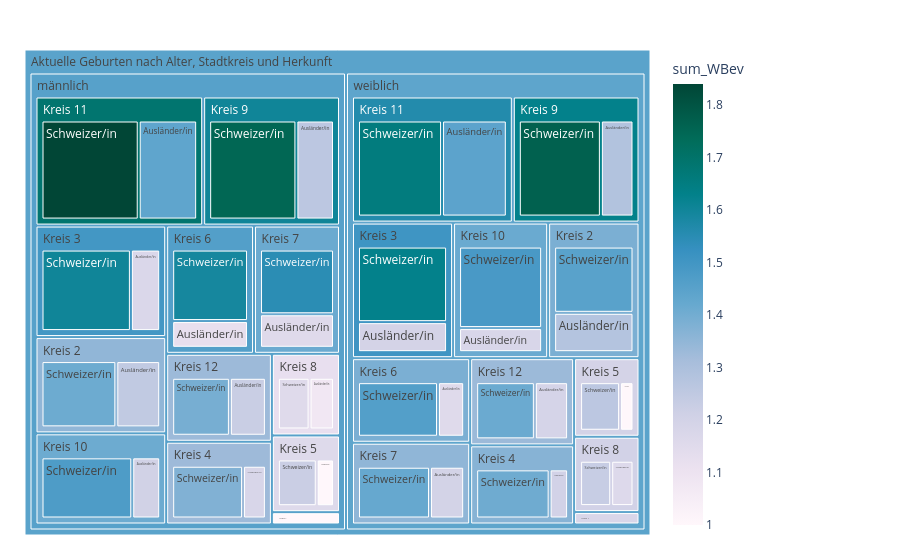

Notebook code for this chart:
### Code cell
fig = px.treemap(myTreemapAgg.reset_index()
                 , path=[px.Constant("Aktuelle Geburten nach Alter, Stadtkreis und Herkunft"), 'SexLang','KreisLang','HerkunftLang']
                 , values='sum_WBev'
                 , color='sum_WBev'
                 ## bei discrete scales (bei Klassen und Strings):                 
                 #, color_discrete_map={'(?)':'lightgrey','EVP':'gold', 'SP':'#FF3030', 'PdA':'#EE3B3B', 'Grüne':'#A2CD5A','GLP':'#CAFF70','Die Mitte':'orange','FDP':'#104E8B','AL':'deeppink','SVP':'forestgreen', 'FL ZÜRI':'#8B864E','Volt':'#lightblue' }                
                 ## bei continuous scales (bei Zahlenwerten):
                , color_continuous_scale='PuBuGn'
                #, color_continuous_midpoint=np.average(myTreemapAgg['sum_WBev'], weights=myTreemapAgg['sum_WBev']) 
                 #,height=400
                 #,width=1500
                )
fig.update_traces(root_color="grey")
fig.update_layout(margin = dict(t=50, l=25, r=250, b=25))#, title="WBev nach Alter, Stadtkreis und Herkunft")
fig.show()

### Figure 1 — Plotly figure (JSON) as saved in the notebook; plotly's stock layout.template omitted (floating-point values rounded to 4 significant figures)
{"data": [{"branchvalues": "total", "customdata": [[1], [1.133], [1.205], [1.179], [1.437], [1.444], [1.228], [1.19], [1.247], [1.28], [1.173], [1.196], [1.18], [1.203], [1], [1], [1.125], [1.155], [1.153], [1.2], [1.079], [1.163], [1.261], [1.284], [1], [1.211], [1.474], [1.486], [1.84], [1.656], [1.393], [1.413], [1.411], [1.449], [1.603], [1.629], [1.377], [1.407], [1.225], [1.261], [1.591], [1.463], [1.548], [1.423], [1.153], [1.233], [1.75], [1.766], [1], [1.176], [1.41], [1.416], [1.689], [1.564], [1.33], [1.332], [1.35], [1.386], [1.497], [1.506], [1.329], [1.366], [1.156], [1.195], [1.464], [1.388], [1.413], [1.351], [1.121], [1.204], [1.602], [1.629], [1.455], [1.439], [1.447]], "domain": {"x": [0, 1], "y": [0, 1]}, "hovertemplate": "labels=%{label}<br>sum_WBev_sum=%{value}<br>parent=%{parent}<br>id=%{id}<br>sum_WBev=%{color}<extra></extra>", "ids": ["Aktuelle Geburten nach Alter, Stadtkreis und Herkunft/männlich/Kreis 1/Ausländer/in", "Aktuelle Geburten nach Alter, Stadtkreis und Herkunft/weiblich/Kreis 1/Ausländer/in", "Aktuelle Geburten nach Alter, Stadtkreis und Herkunft/männlich/Kreis 10/Ausländer/in", "Aktuelle Geburten nach Alter, Stadtkreis und Herkunft/weiblich/Kreis 10/Ausländer/in", "Aktuelle Geburten nach Alter, Stadtkreis und Herkunft/männlich/Kreis 11/Ausländer/in", "Aktuelle Geburten nach Alter, Stadtkreis und Herkunft/weiblich/Kreis 11/Ausländer/in", "Aktuelle Geburten nach Alter, Stadtkreis und Herkunft/männlich/Kreis 12/Ausländer/in", "Aktuelle Geburten nach Alter, Stadtkreis und Herkunft/weiblich/Kreis 12/Ausländer/in", "Aktuelle Geburten nach Alter, Stadtkreis und Herkunft/männlich/Kreis 2/Ausländer/in", "Aktuelle Geburten nach Alter, Stadtkreis und Herkunft/weiblich/Kreis 2/Ausländer/in", "Aktuelle Geburten nach Alter, Stadtkreis und Herkunft/männlich/Kreis 3/Ausländer/in", "Aktuelle Geburten nach Alter, Stadtkreis und Herkunft/weiblich/Kreis 3/Ausländer/in", "Aktuelle Geburten nach Alter, Stadtkreis und Herkunft/männlich/Kreis 4/Ausländer/in", "Aktuelle Geburten nach Alter, Stadtkreis und Herkunft/weiblich/Kreis 4/Ausländer/in", "Aktuelle Geburten nach Alter, Stadtkreis und Herkunft/männlich/Kreis 5/Ausländer/in", "Aktuelle Geburten nach Alter, Stadtkreis und Herkunft/weiblich/Kreis 5/Ausländer/in", "Aktuelle Geburten nach Alter, Stadtkreis und Herkunft/männlich/Kreis 6/Ausländer/in", "Aktuelle Geburten nach Alter, Stadtkreis und Herkunft/weiblich/Kreis 6/Ausländer/in", "Aktuelle Geburten nach Alter, Stadtkreis und Herkunft/männlich/Kreis 7/Ausländer/in", "Aktuelle Geburten nach Alter, Stadtkreis und Herkunft/weiblich/Kreis 7/Ausländer/in", "Aktuelle Geburten nach Alter, Stadtkreis und Herkunft/männlich/Kreis 8/Ausländer/in", "Aktuelle Geburten nach Alter, Stadtkreis und Herkunft/weiblich/Kreis 8/Ausländer/in", "Aktuelle Geburten nach Alter, Stadtkreis und Herkunft/männlich/Kreis 9/Ausländer/in", "Aktuelle Geburten nach Alter, Stadtkreis und Herkunft/weiblich/Kreis 9/Ausländer/in", "Aktuelle Geburten nach Alter, Stadtkreis und Herkunft/männlich/Kreis 1/Schweizer/in", "Aktuelle Geburten nach Alter, Stadtkreis und Herkunft/weiblich/Kreis 1/Schweizer/in", "Aktuelle Geburten nach Alter, Stadtkreis und Herkunft/männlich/Kreis 10/Schweizer/in", "Aktuelle Geburten nach Alter, Stadtkreis und Herkunft/weiblich/Kreis 10/Schweizer/in", "Aktuelle Geburten nach Alter, Stadtkreis und Herkunft/männlich/Kreis 11/Schweizer/in", "Aktuelle Geburten nach Alter, Stadtkreis und Herkunft/weiblich/Kreis 11/Schweizer/in", "Aktuelle Geburten nach Alter, Stadtkreis und Herkunft/männlich/Kreis 12/Schweizer/in", "Aktuelle Geburten nach Alter, Stadtkreis und Herkunft/weiblich/Kreis 12/Schweizer/in", "Aktuelle Geburten nach Alter, Stadtkreis und Herkunft/männlich/Kreis 2/Schweizer/in", "Aktuelle Geburten nach Alter, Stadtkreis und Herkunft/weiblich/Kreis 2/Schweizer/in", "Aktuelle Geburten nach Alter, Stadtkreis und Herkunft/männlich/Kreis 3/Schweizer/in", "Aktuelle Geburten nach Alter, Stadtkreis und Herkunft/weiblich/Kreis 3/Schweizer/in", "Aktuelle Geburten nach Alter, Stadtkreis und Herkunft/männlich/Kreis 4/Schweizer/in", "Aktuelle Geburten nach Alter, Stadtkreis und Herkunft/weiblich/Kreis 4/Schweizer/in", "Aktuelle Geburten nach Alter, Stadtkreis und Herkunft/männlich/Kreis 5/Schweizer/in", "Aktuelle Geburten nach Alter, Stadtkreis und Herkunft/weiblich/Kreis 5/Schweizer/in", "Aktuelle Geburten nach Alter, Stadtkreis und Herkunft/männlich/Kreis 6/Schweizer/in", "Aktuelle Geburten nach Alter, Stadtkreis und Herkunft/weiblich/Kreis 6/Schweizer/in", "Aktuelle Geburten nach Alter, Stadtkreis und Herkunft/männlich/Kreis 7/Schweizer/in", "Aktuelle Geburten nach Alter, Stadtkreis und Herkunft/weiblich/Kreis 7/Schweizer/in", "Aktuelle Geburten nach Alter, Stadtkreis und Herkunft/männlich/Kreis 8/Schweizer/in", "Aktuelle Geburten nach Alter, Stadtkreis und Herkunft/weiblich/Kreis 8/Schweizer/in", "Aktuelle Geburten nach Alter, Stadtkreis und Herkunft/männlich/Kreis 9/Schweizer/in", "Aktuelle Geburten nach Alter, Stadtkreis und Herkunft/weiblich/Kreis 9/Schweizer/in", "Aktuelle Geburten nach Alter, Stadtkreis und Herkunft/männlich/Kreis 1", "Aktuelle Geburten nach Alter, Stadtkreis und Herkunft/weiblich/Kreis 1", "Aktuelle Geburten nach Alter, Stadtkreis und Herkunft/männlich/Kreis 10", "Aktuelle Geburten nach Alter, Stadtkreis und Herkunft/weiblich/Kreis 10", "Aktuelle Geburten nach Alter, Stadtkreis und Herkunft/männlich/Kreis 11", "Aktuelle Geburten nach Alter, Stadtkreis und Herkunft/weiblich/Kreis 11", "Aktuelle Geburten nach Alter, Stadtkreis und Herkunft/männlich/Kreis 12", "Aktuelle Geburten nach Alter, Stadtkreis und Herkunft/weiblich/Kreis 12", "Aktuelle Geburten nach Alter, Stadtkreis und Herkunft/männlich/Kreis 2", "Aktuelle Geburten nach Alter, Stadtkreis und Herkunft/weiblich/Kreis 2", "Aktuelle Geburten nach Alter, Stadtkreis und Herkunft/männlich/Kreis 3", "Aktuelle Geburten nach Alter, Stadtkreis und Herkunft/weiblich/Kreis 3", "Aktuelle Geburten nach Alter, Stadtkreis und Herkunft/männlich/Kreis 4", "Aktuelle Geburten nach Alter, Stadtkreis und Herkunft/weiblich/Kreis 4", "Aktuelle Geburten nach Alter, Stadtkreis und Herkunft/männlich/Kreis 5", "Aktuelle Geburten nach Alter, Stadtkreis und Herkunft/weiblich/Kreis 5", "Aktuelle Geburten nach Alter, Stadtkreis und Herkunft/männlich/Kreis 6", "Aktuelle Geburten nach Alter, Stadtkreis und Herkunft/weiblich/Kreis 6", "Aktuelle Geburten nach Alter, Stadtkreis und Herkunft/männlich/Kreis 7", "Aktuelle Geburten nach Alter, Stadtkreis und Herkunft/weiblich/Kreis 7", "Aktuelle Geburten nach Alter, Stadtkreis und Herkunft/männlich/Kreis 8", "Aktuelle Geburten nach Alter, Stadtkreis und Herkunft/weiblich/Kreis 8", "Aktuelle Geburten nach Alter, Stadtkreis und Herkunft/männlich/Kreis 9", "Aktuelle Geburten nach Alter, Stadtkreis und Herkunft/weiblich/Kreis 9", "Aktuelle Geburten nach Alter, Stadtkreis und Herkunft/männlich", "Aktuelle Geburten nach Alter, Stadtkreis und Herkunft/weiblich", "Aktuelle Geburten nach Alter, Stadtkreis und Herkunft"], "labels": ["Ausländer/in", "Ausländer/in", "Ausländer/in", "Ausländer/in", "Ausländer/in", "Ausländer/in", "Ausländer/in", "Ausländer/in", "Ausländer/in", "Ausländer/in", "Ausländer/in", "Ausländer/in", "Ausländer/in", "Ausländer/in", "Ausländer/in", "Ausländer/in", "Ausländer/in", "Ausländer/in", "Ausländer/in", "Ausländer/in", "Ausländer/in", "Ausländer/in", "Ausländer/in", "Ausländer/in", "Schweizer/in", "Schweizer/in", "Schweizer/in", "Schweizer/in", "Schweizer/in", "Schweizer/in", "Schweizer/in", "Schweizer/in", "Schweizer/in", "Schweizer/in", "Schweizer/in", "Schweizer/in", "Schweizer/in", "Schweizer/in", "Schweizer/in", "Schweizer/in", "Schweizer/in", "Schweizer/in", "Schweizer/in", "Schweizer/in", "Schweizer/in", "Schweizer/in", "Schweizer/in", "Schweizer/in", "Kreis 1", "Kreis 1", "Kreis 10", "Kreis 10", "Kreis 11", "Kreis 11", "Kreis 12", "Kreis 12", "Kreis 2", "Kreis 2", "Kreis 3", "Kreis 3", "Kreis 4", "Kreis 4", "Kreis 5", "Kreis 5", "Kreis 6", "Kreis 6", "Kreis 7", "Kreis 7", "Kreis 8", "Kreis 8", "Kreis 9", "Kreis 9", "männlich", "weiblich", "Aktuelle Geburten nach Alter, Stadtkreis und Herkunft"], "marker": {"coloraxis": "coloraxis", "colors": [1, 1.133, 1.205, 1.179, 1.437, 1.444, 1.228, 1.19, 1.247, 1.28, 1.173, 1.196, 1.18, 1.203, 1, 1, 1.125, 1.155, 1.153, 1.2, 1.079, 1.163, 1.261, 1.284, 1, 1.211, 1.474, 1.486, 1.84, 1.656, 1.393, 1.413, 1.411, 1.449, 1.603, 1.629, 1.377, 1.407, 1.225, 1.261, 1.591, 1.463, 1.548, 1.423, 1.153, 1.233, 1.75, 1.766, 1, 1.176, 1.41, 1.416, 1.689, 1.564, 1.33, 1.332, 1.35, 1.386, 1.497, 1.506, 1.329, 1.366, 1.156, 1.195, 1.464, 1.388, 1.413, 1.351, 1.121, 1.204, 1.602, 1.629, 1.455, 1.439, 1.447]}, "name": "", "parents": ["Aktuelle Geburten nach Alter, Stadtkreis und Herkunft/männlich/Kreis 1", "Aktuelle Geburten nach Alter, Stadtkreis und Herkunft/weiblich/Kreis 1", "Aktuelle Geburten nach Alter, Stadtkreis und Herkunft/männlich/Kreis 10", "Aktuelle Geburten nach Alter, Stadtkreis und Herkunft/weiblich/Kreis 10", "Aktuelle Geburten nach Alter, Stadtkreis und Herkunft/männlich/Kreis 11", "Aktuelle Geburten nach Alter, Stadtkreis und Herkunft/weiblich/Kreis 11", "Aktuelle Geburten nach Alter, Stadtkreis und Herkunft/männlich/Kreis 12", "Aktuelle Geburten nach Alter, Stadtkreis und Herkunft/weiblich/Kreis 12", "Aktuelle Geburten nach Alter, Stadtkreis und Herkunft/männlich/Kreis 2", "Aktuelle Geburten nach Alter, Stadtkreis und Herkunft/weiblich/Kreis 2", "Aktuelle Geburten nach Alter, Stadtkreis und Herkunft/männlich/Kreis 3", "Aktuelle Geburten nach Alter, Stadtkreis und Herkunft/weiblich/Kreis 3", "Aktuelle Geburten nach Alter, Stadtkreis und Herkunft/männlich/Kreis 4", "Aktuelle Geburten nach Alter, Stadtkreis und Herkunft/weiblich/Kreis 4", "Aktuelle Geburten nach Alter, Stadtkreis und Herkunft/männlich/Kreis 5", "Aktuelle Geburten nach Alter, Stadtkreis und Herkunft/weiblich/Kreis 5", "Aktuelle Geburten nach Alter, Stadtkreis und Herkunft/männlich/Kreis 6", "Aktuelle Geburten nach Alter, Stadtkreis und Herkunft/weiblich/Kreis 6", "Aktuelle Geburten nach Alter, Stadtkreis und Herkunft/männlich/Kreis 7", "Aktuelle Geburten nach Alter, Stadtkreis und Herkunft/weiblich/Kreis 7", "Aktuelle Geburten nach Alter, Stadtkreis und Herkunft/männlich/Kreis 8", "Aktuelle Geburten nach Alter, Stadtkreis und Herkunft/weiblich/Kreis 8", "Aktuelle Geburten nach Alter, Stadtkreis und Herkunft/männlich/Kreis 9", "Aktuelle Geburten nach Alter, Stadtkreis und Herkunft/weiblich/Kreis 9", "Aktuelle Geburten nach Alter, Stadtkreis und Herkunft/männlich/Kreis 1", "Aktuelle Geburten nach Alter, Stadtkreis und Herkunft/weiblich/Kreis 1", "Aktuelle Geburten nach Alter, Stadtkreis und Herkunft/männlich/Kreis 10", "Aktuelle Geburten nach Alter, Stadtkreis und Herkunft/weiblich/Kreis 10", "Aktuelle Geburten nach Alter, Stadtkreis und Herkunft/männlich/Kreis 11", "Aktuelle Geburten nach Alter, Stadtkreis und Herkunft/weiblich/Kreis 11", "Aktuelle Geburten nach Alter, Stadtkreis und Herkunft/männlich/Kreis 12", "Aktuelle Geburten nach Alter, Stadtkreis und Herkunft/weiblich/Kreis 12", "Aktuelle Geburten nach Alter, Stadtkreis und Herkunft/männlich/Kreis 2", "Aktuelle Geburten nach Alter, Stadtkreis und Herkunft/weiblich/Kreis 2", "Aktuelle Geburten nach Alter, Stadtkreis und Herkunft/männlich/Kreis 3", "Aktuelle Geburten nach Alter, Stadtkreis und Herkunft/weiblich/Kreis 3", "Aktuelle Geburten nach Alter, Stadtkreis und Herkunft/männlich/Kreis 4", "Aktuelle Geburten nach Alter, Stadtkreis und Herkunft/weiblich/Kreis 4", "Aktuelle Geburten nach Alter, Stadtkreis und Herkunft/männlich/Kreis 5", "Aktuelle Geburten nach Alter, Stadtkreis und Herkunft/weiblich/Kreis 5", "Aktuelle Geburten nach Alter, Stadtkreis und Herkunft/männlich/Kreis 6", "Aktuelle Geburten nach Alter, Stadtkreis und Herkunft/weiblich/Kreis 6", "Aktuelle Geburten nach Alter, Stadtkreis und Herkunft/männlich/Kreis 7", "Aktuelle Geburten nach Alter, Stadtkreis und Herkunft/weiblich/Kreis 7", "Aktuelle Geburten nach Alter, Stadtkreis und Herkunft/männlich/Kreis 8", "Aktuelle Geburten nach Alter, Stadtkreis und Herkunft/weiblich/Kreis 8", "Aktuelle Geburten nach Alter, Stadtkreis und Herkunft/männlich/Kreis 9", "Aktuelle Geburten nach Alter, Stadtkreis und Herkunft/weiblich/Kreis 9", "Aktuelle Geburten nach Alter, Stadtkreis und Herkunft/männlich", "Aktuelle Geburten nach Alter, Stadtkreis und Herkunft/weiblich", "Aktuelle Geburten nach Alter, Stadtkreis und Herkunft/männlich", "Aktuelle Geburten nach Alter, Stadtkreis und Herkunft/weiblich", "Aktuelle Geburten nach Alter, Stadtkreis und Herkunft/männlich", "Aktuelle Geburten nach Alter, Stadtkreis und Herkunft/weiblich", "Aktuelle Geburten nach Alter, Stadtkreis und Herkunft/männlich", "Aktuelle Geburten nach Alter, Stadtkreis und Herkunft/weiblich", "Aktuelle Geburten nach Alter, Stadtkreis und Herkunft/männlich", "Aktuelle Geburten nach Alter, Stadtkreis und Herkunft/weiblich", "Aktuelle Geburten nach Alter, Stadtkreis und Herkunft/männlich", "Aktuelle Geburten nach Alter, Stadtkreis und Herkunft/weiblich", "Aktuelle Geburten nach Alter, Stadtkreis und Herkunft/männlich", "Aktuelle Geburten nach Alter, Stadtkreis und Herkunft/weiblich", "Aktuelle Geburten nach Alter, Stadtkreis und Herkunft/männlich", "Aktuelle Geburten nach Alter, Stadtkreis und Herkunft/weiblich", "Aktuelle Geburten nach Alter, Stadtkreis und Herkunft/männlich", "Aktuelle Geburten nach Alter, Stadtkreis und Herkunft/weiblich", "Aktuelle Geburten nach Alter, Stadtkreis und Herkunft/männlich", "Aktuelle Geburten nach Alter, Stadtkreis und Herkunft/weiblich", "Aktuelle Geburten nach Alter, Stadtkreis und Herkunft/männlich", "Aktuelle Geburten nach Alter, Stadtkreis und Herkunft/weiblich", "Aktuelle Geburten nach Alter, Stadtkreis und Herkunft/männlich", "Aktuelle Geburten nach Alter, Stadtkreis und Herkunft/weiblich", "Aktuelle Geburten nach Alter, Stadtkreis und Herkunft", "Aktuelle Geburten nach Alter, Stadtkreis und Herkunft", ""], "root": {"color": "grey"}, "type": "treemap", "values": [11, 15, 117, 123, 339, 369, 149, 137, 194, 193, 150, 163, 89, 69, 67, 54, 128, 103, 157, 130, 101, 86, 222, 190, 24, 19, 380, 416, 564, 479, 239, 242, 331, 325, 458, 410, 276, 275, 151, 161, 342, 315, 303, 274, 131, 120, 515, 478, 35, 34, 497, 539, 903, 848, 388, 379, 525, 518, 608, 573, 365, 344, 218, 215, 470, 418, 460, 404, 232, 206, 737, 668, 5438, 5146, 10584]}], "layout": {"autosize": true, "coloraxis": {"colorbar": {"title": {"text": "sum_WBev"}}, "colorscale": [[0, "rgb(255,247,251)"], [0.125, "rgb(236,226,240)"], [0.25, "rgb(208,209,230)"], [0.375, "rgb(166,189,219)"], [0.5, "rgb(103,169,207)"], [0.625, "rgb(54,144,192)"], [0.75, "rgb(2,129,138)"], [0.875, "rgb(1,108,89)"], [1, "rgb(1,70,54)"]]}, "legend": {"tracegroupgap": 0}, "margin": {"b": 25, "l": 25, "r": 250, "t": 50}}}
